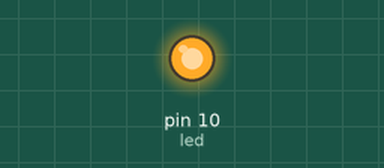
Bench run of a sketch on a simulated Arduino Uno, built with avr-gcc and run on an emulated ATmega328P. On the bench: output pins drawn as LEDs (lit = HIGH).

Above: at 1.0 s.
At 4.8 s:
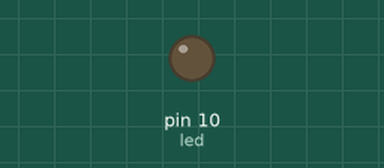
Timing chart, 0 to 9.6 s (numbered marks = the images above):
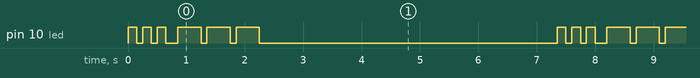

The sketch:

Projeto_02.ino
```cpp
//Projeto_02 - Piscar led em 2 configurações
//declaração do pino
int led = 10;

//declaração da função do pino
void setup()
{
  // declarado pino como saida OUTPUT
  pinMode(led, OUTPUT);
}

//declaração do codigo
void loop()
{
  for (int x = 0; x < 3; x++)
  {
    digitalWrite(led, HIGH);
    delay(150);
    digitalWrite(led, LOW);
    delay(100);
  }
  delay(100);
  for (int x = 0; x < 3; x++)
  {
    digitalWrite(led, HIGH);
    delay(400);
    digitalWrite(led, LOW);
    delay(100);
  }
  delay(5000);
}
```

Measured:
- by itself, pin 10 (led): repeats every 7.4 s: 2 × (LOW 0.10 s, HIGH 0.15 s), LOW 0.20 s, 2 × (HIGH 0.40 s, LOW 0.10 s), HIGH 0.40 s, LOW 5.1 s, HIGH 0.15 s
- by itself, everything shown: repeats every 7.4 s, in 12 steps
